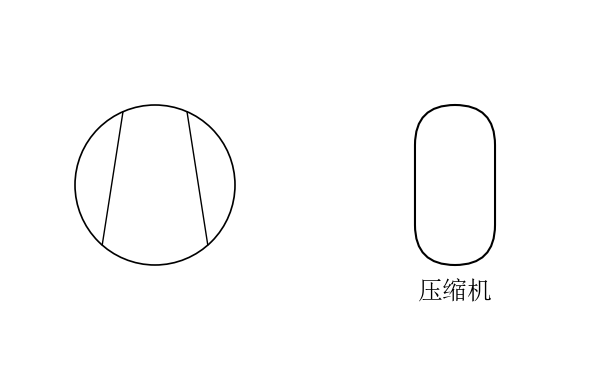

This chart was generated by the following Python code:
# -*- coding: utf-8 -*-
"""示例:压缩机两种机身对照 —— 圆形(圆体 + 双弦)与方形(胶囊壳体)。

对照 references/compressor_symbols.py,符号已移植进 rrplot.parts。
"""
import os
import sys

sys.path.insert(0, os.path.dirname(os.path.dirname(os.path.abspath(__file__))))

from rrplot import Diagram, parts, use_font

use_font()

R = 80
ITEMS = [
    (150, 180, "圆形", None),
    (450, 180, "方形", "压缩机"),
]

d = Diagram(width=600, height=360)

for cx, cy, style, label in ITEMS:
    d.add(parts.make_compressor(R, style=style), label, loc=(cx, cy))

out = os.path.join(os.path.dirname(os.path.abspath(__file__)),
                   "compressor_symbols.png")
d.save(out)
print("已生成:", out)
